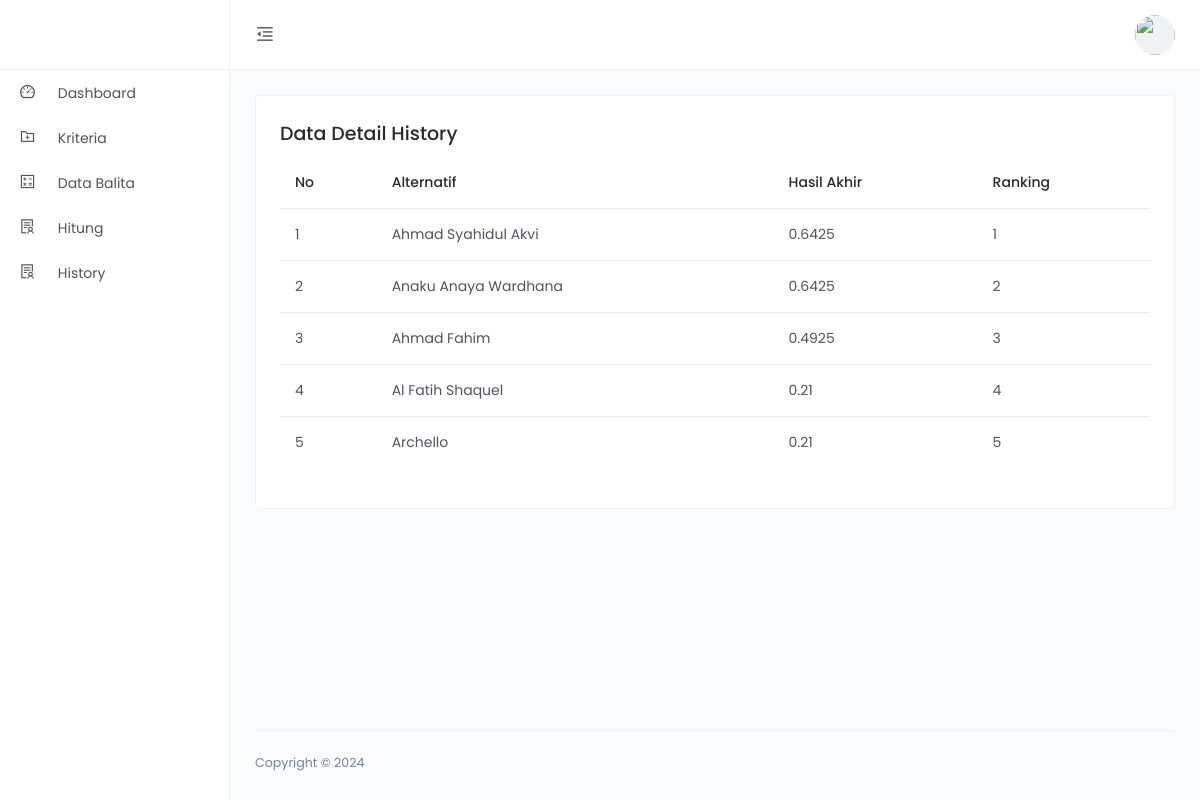
The app's page /detail_history.php?GetID=15 (signed in) with its own data.
### tables this page shows
CREATE TABLE `detail_hasil` (
  `id_detail_hasil` int(11) NOT NULL,
  `id_hasil` int(11) NOT NULL,
  `nama_alternatif` varchar(255) NOT NULL,
  `hasil_akhir` double NOT NULL,
  `ranking` int(11) NOT NULL
);

### src/detail_history.php (the view, shortened to what this page needs)
<?php
 include '../config/database.php';
?>
<!DOCTYPE html>
<html lang="en">
<head>
    <link href="../assets/css/app.min.css" rel="stylesheet">
</head>
<body>
    <div class="app">
        <div class="layout">
         <?php include'header.php'?>
         <?php include'sidenav.php'?>
            <div class="page-container">
                <div class="main-content">
                    <div class="row">
                        <div class="col-md-6 col-lg-12">
                            <div class="card">
                                <div class="card-body">
                                <h4>Data Detail History</h4>
                                    <div class="table-responsive">
                                        <table class="table table-hover">
                                            <thead>
                                                <tr>
                                                    <th scope="col">No</th>
                                                    <th scope="col">Alternatif</th>
                                                    <th scope="col">Hasil Akhir</th>
                                                    <th scope="col">Ranking</th>
                                                </tr>
                                            </thead>
                                            <tbody>
                                            <?php
                $no = 1;
                $id_hasil = $_GET['GetID'];
                $get_data = mysqli_query($conn, "select * from detail_hasil where id_hasil = '".$id_hasil."'");
                while($display = mysqli_fetch_array($get_data)) {
                    $hasil_alternatif = $display['nama_alternatif'];
                    $hasil_akhir = $display['hasil_akhir'];
                    $ranking = $display['ranking'];
                ?>
                <td class="text-truncate"><?php echo $no ?></td>
                <td class="text-truncate"><?php echo $hasil_alternatif ?></td>
                <td class="text-truncate"><?php echo $hasil_akhir ?></td>
                <td class="text-truncate"><?php echo $ranking ?></td>
              <?php
              $no++;
                }
              ?>
                                            </tbody>
                                        </table>
                                    </div>
                                </div>
                            </div>
                        </div>
                    </div>
                </div>
                <footer class="footer">
                    <div class="footer-content justify-content-between">
                        <p class="m-b-0">Copyright © 2024</p>
                    </div>
                </footer>
            </div>
        </div>
    </div>
</body>
</html>

### records on screen
detail_hasil: nama_alternatif "Ahmad Syahidul Akvi", hasil_akhir "0.6425", ranking "1"
detail_hasil: nama_alternatif "Anaku Anaya Wardhana", hasil_akhir "0.6425", ranking "2"
detail_hasil: nama_alternatif "Ahmad Fahim", hasil_akhir "0.4925", ranking "3"
detail_hasil: nama_alternatif "Al Fatih Shaquel", hasil_akhir "0.21", ranking "4"
detail_hasil: nama_alternatif "Archello", hasil_akhir "0.21", ranking "5"
